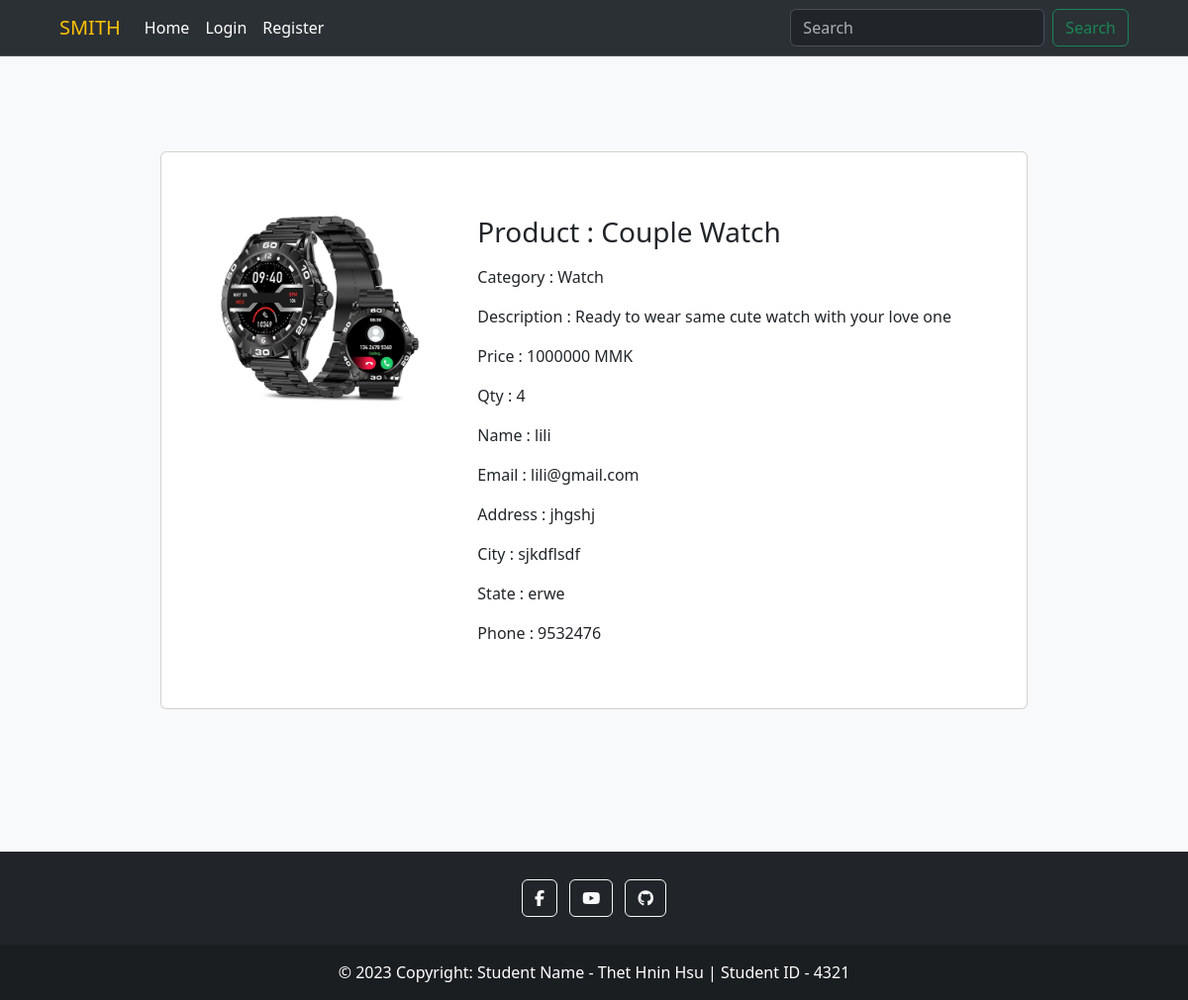
/app/order/detail/1/, run on the app's committed database.
### app/models.py (models this page shows, shortened)
class OrderModel(models.Model):
    id = models.AutoField(primary_key=True)
    user = models.ForeignKey(User, on_delete=models.CASCADE, default=None)
    product = models.ForeignKey(ProductModel, on_delete=models.CASCADE, default=None)
    quantity = models.IntegerField()
    address = models.TextField()
    city = models.CharField(max_length=100)
    state = models.CharField(max_length=100)
    phone = models.IntegerField()
    created_at = models.DateTimeField(default=datetime.now)

class ProductModel(models.Model):
    id = models.AutoField(primary_key=True)
    name = models.CharField(max_length=100)
    description = models.TextField()
    price = models.IntegerField()
    image = models.ImageField(default=None, blank=True)
    category = models.ForeignKey(CategoryModel, on_delete=models.CASCADE, default=None)
    created_at = models.DateTimeField(default=datetime.now)

class CategoryModel(models.Model):
    id = models.AutoField(primary_key=True)
    name = models.CharField(max_length=100)
    created_at = models.DateTimeField(default=datetime.now)
    def __str__(self):
        return self.name

### app/views.py (the view)
# urls.py: path('app/order/detail/<int:order_id>/', views.order_detail),
def order_detail(request, order_id):
    orders = OrderModel.objects.get(id=order_id)
    products = ProductModel.objects.all()
    categorys = CategoryModel.objects.all()
    users = User.objects.all()
    return render(request, 'orderdetail.html',{'products':products, 'categorys':categorys, 'orders':orders, 'users':users})

### app/templates/orderdetail.html (shortened to what this page needs)
{% extends 'home.html' %}
{% load humanize %}
{% block body %}
    <div class="container my-5 mx-auto d-flex justify-content-center row"style="width: 900px">
        <div class="card mb-5">
            <div class="card-body p-5">
                <div class="row">
                    <div class="col-lg-3">
                        <img src="/static/image/{{orders.product.image}}" width="200px" class="my-3">
                    </div>
                    <div class="col-lg-8 offset-lg-1 mt-3">
                        <h3 class="mb-3">Product : {{ orders.product.name }}</h3>
                        <p class="card-title mb-3">Category : {{ orders.product.category }}</p>
                        <p class="card-text mb-3">Description : {{ orders.product.description }}</p>
                        <p class="card-text mb-3">Price : {{ orders.product.price }} MMK</p>
                        <p class="card-text mb-3">Qty : {{ orders.quantity }}</p>
                        <p class="card-text mb-3">Name : {{ orders.user.username }}</p>
                        <p class="card-text mb-3">Email : {{ orders.user.email }}</p>
                        <p class="card-text mb-3">Address : {{ orders.address }}</p>
                        <p class="card-text mb-3">City : {{ orders.city }}</p>
                        <p class="card-text mb-3">State : {{ orders.state }}</p>
                        <p class="card-text mb-3">Phone : {{ orders.phone }}</p>
                    </div>
                </div>
            </div>
        </div>
    </div>
{% endblock %}

### templates/home.html (shortened to what this page needs)
<!DOCTYPE html>
{% load static %}
<html lang="en">
<head>
    <link rel="stylesheet" href="https://cdnjs.cloudflare.com/ajax/libs/font-awesome/6.4.2/css/all.min.css" />
    <link href="https://cdn.jsdelivr.net/npm/bootstrap@5.3.2/dist/css/bootstrap.min.css" rel="stylesheet">
</head>
<body class="bg-light">
    {% include 'header.html' %}
    <div class="container py-5">
        {% block body %} {% endblock %}
    </div>
    {% include 'footer.html' %}
</body>
</html>

### templates/header.html (shortened to what this page needs)
<nav class="navbar bg-dark border-bottom border-body px-5 navbar-expand-lg bg-body-tertiary"  data-bs-theme="dark">
    <div class="container-fluid">
        <a class="navbar-brand text-warning" href="/app/list/">SMITH</a>
        <div class="collapse navbar-collapse" id="navbarSupportedContent">
            <ul class="navbar-nav me-auto mb-2 mb-lg-0">
                <li class="nav-item">
                    <a class="nav-link text-white active" aria-current="page" href="/app/list/">Home</a>
                </li>
                {% if user.is_authenticated %}
                    <li class="nav-item">
                        <a class="nav-link text-white active" aria-current="page" href="/app/order/list/{{user.id}}">Orders</a>
                    </li>
                    <div class="dropdown">
                        <button class="btn btn-outline-white text-capitalize dropdown-toggle" type="button" data-bs-toggle="dropdown" aria-expanded="false">
                        {{ user.username }}
                        </button>
                        <ul class="dropdown-menu">
                        <li><a class="dropdown-item" href="#">{{ user.email }}</a></li>
                        <li><a class="dropdown-item" href="/logout/">Logout</a></li>
                        </ul>
                    </div>
                {% else %}
                    <li class="nav-item">
                        <a class="nav-link active" aria-current="page" href="/login/">Login</a>
                    </li>
                    <li class="nav-item">
                        <a class="nav-link active" aria-current="page" href="/register/">Register</a>
                    </li>
                {% endif %}
            </ul>
            <form class="d-flex" action="/app/search_by/">
                <input class="form-control me-2" type="search" name="search" placeholder="Search" arialabel="Search">
                <button class="btn btn-outline-success" type="submit">Search</button>
            </form>
        </div>
    </div>
</nav>

### templates/footer.html
<footer class="bg-dark text-center text-white">
    <div class="container p-4 pb-0">
      <section class="mb-4">
        <a class="btn btn-outline-light btn-floating m-1" href="https://www.facebook.com/" role="button"
          ><i class="fab fa-facebook-f"></i
        ></a>
        <a class="btn btn-outline-light btn-floating m-1" href="https://www.youtube.com/" role="button"
          ><i class="fab fa-youtube"></i
        ></a>
        <a class="btn btn-outline-light btn-floating m-1" href="https://github.com/Thet-Hnin-Hsu?tab=repositories" role="button"
          ><i class="fab fa-github"></i
        ></a>
      </section>
    </div>
    <div class="text-center p-3" style="background-color: rgba(0, 0, 0, 0.2);">
      © 2023 Copyright:
      <a class="text-white text-decoration-none" href="https://github.com/Thet-Hnin-Hsu?tab=repositories">Student Name - Thet Hnin Hsu | Student ID - 4321</a>
    </div>
  </footer>

### data on the page
OrderModel: product.image (picture), product.name "Couple Watch", product.category "Watch", product.description "Ready to wear same cute watch with your love one", product.price "1000000", quantity "4", user.username "lili", user.email "lili@gmail.com", address "jhgshj", city "sjkdflsdf", state "erwe", phone "9532476"
